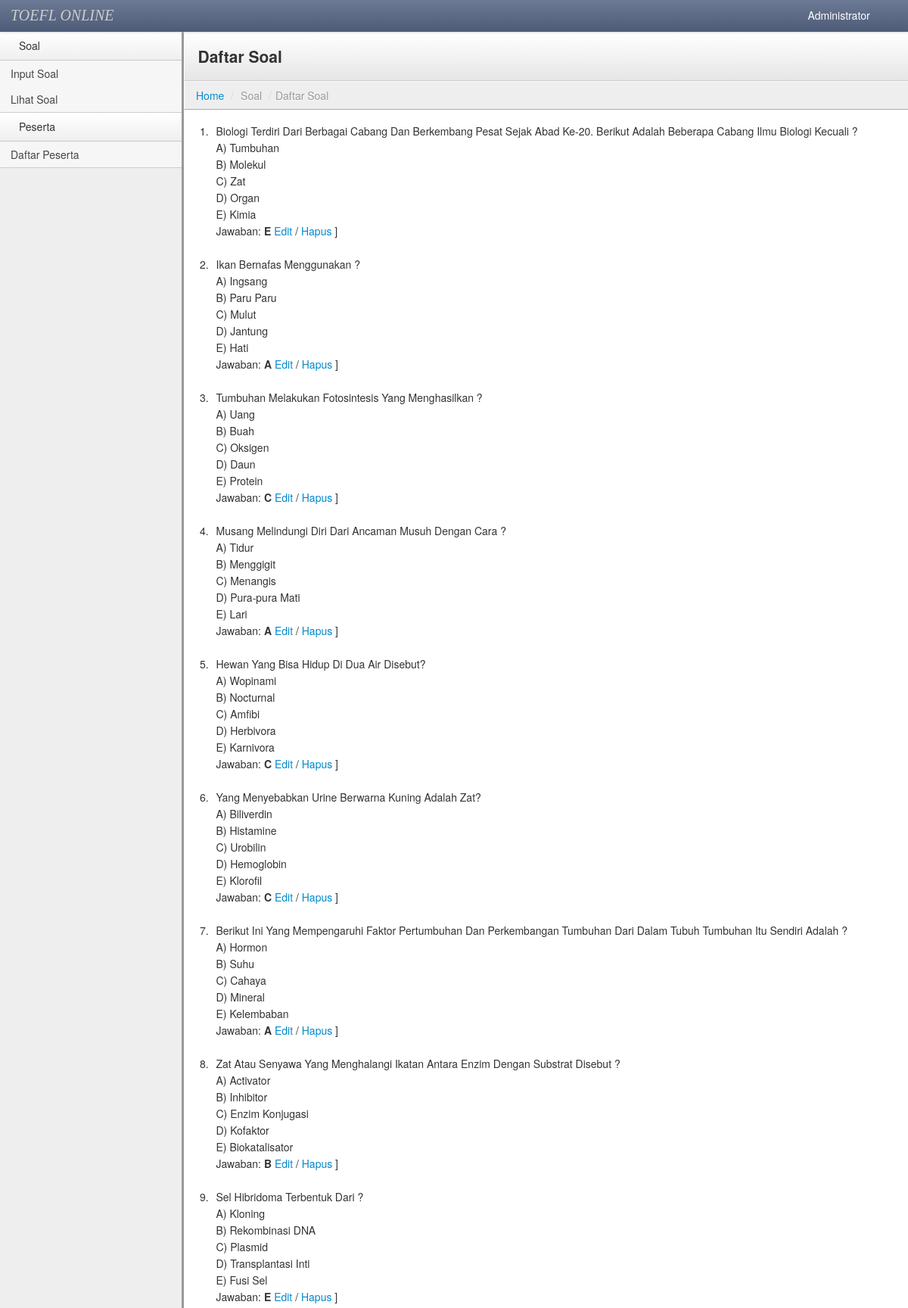
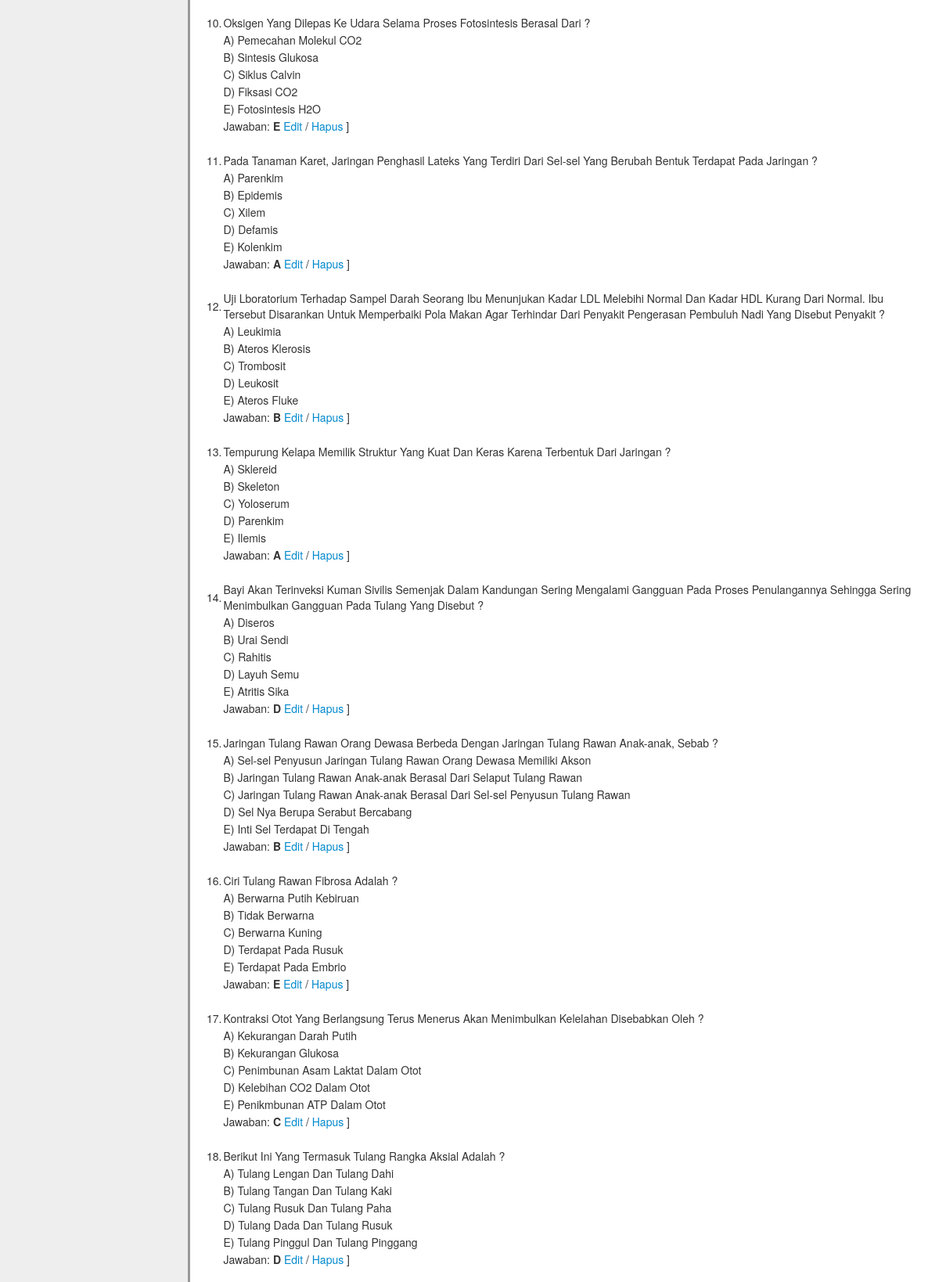
The page /home.php?page=view (signed in, upper part) on the database its author committed (2 pictures, top to bottom).
### tables this page shows
CREATE TABLE IF NOT EXISTS `tabel_soal` (
  `id_soal` int(4) NOT NULL AUTO_INCREMENT,
  `id_jurusan` int(11) NOT NULL,
  `id_mapel` int(10) NOT NULL,
  `pertanyaan` text NOT NULL,
  `pilihan_a` varchar(100) NOT NULL,
  `pilihan_b` varchar(100) NOT NULL,
  `pilihan_c` varchar(100) NOT NULL,
  `pilihan_d` varchar(100) NOT NULL,
  `pilihan_e` varchar(100) DEFAULT NULL,
  `jawaban` varchar(100) NOT NULL,
  `publish` enum('yes','no') NOT NULL,
  PRIMARY KEY (`id_soal`)
);

### view.php (the view, shortened to what this page needs)
<div class="header">
	<h1 class="page-title">Daftar Soal</h1>
</div>
<ul class="breadcrumb">
	<li><a href="?page=welcome">Home</a> <span class="divider">/</span></li>
	<li class="active">Soal <span class="divider">/</span></li><li class="active">Daftar Soal</li>
</ul>
<div class="container-fluid">
<div class="row-fluid">
<?php
if(isset($_SESSION['id_admin'])){
?>
        <p>
        <?php
		$q = "select ts.*,
					 tm.nama_mpl,
					 tj.nama_jurusan
						from
							tabel_soal ts LEFT JOIN tbl_mapel tm
								ON ts.id_mapel = tm.id_mapel
										  LEFT JOIN tabel_jurusan tj
								ON ts.id_jurusan = tj.id_jurusan";
				$query=mysql_query($q);
				?><table border="0"><?php
				$no=0;
				while($row=mysql_fetch_array($query)){
				?>
					<tr>
						<td><?php echo $no=$no+1;?>.</td><td><?php echo $row['pertanyaan'];?></td>
					</tr>
					<tr>
						<td></td><td>A) <?php echo $row['pilihan_a'];?></td>
					</tr>
					<tr>
						<td></td><td>B) <?php echo $row['pilihan_b'];?></td>
					</tr>
					<tr>
						<td></td><td>C) <?php echo $row['pilihan_c'];?></td>
					</tr>
					<tr>
						<td></td><td>D) <?php echo $row['pilihan_d'];?></td>
					</tr>
					<tr>
					  <td></td>
					  <td>E) <?php echo $row['pilihan_e'];?></td>
					</tr>
					<tr>
						<td></td>
						<td>Jawaban: <b><?php echo $row['jawaban'];?></b>
						<a href="?page=edit&id=<?php echo $row['id_soal']?>" title="Edit soal">Edit</a> /
						<a href="?page=delete&id=<?php echo $row['id_soal']?>" title="Hapus soal" onclick="return confirm('Apakah anda yakin akan menghapus pertanyaan ini ?')">Hapus </a>]
						</td>
					</tr>
					<tr>
						<td colspan="2"><br /></td>
					</tr>
				<?php
			}
		?>
        </table>
        </p>
<?php
}else{
	?><p>Anda belum login. silahkan <a href="index.php">Login</a></p><?php
}
?>
</div></div></div>

### theme.css (style rules this page uses)
body { background: #eee; background-image: url(http://subtlepatterns.com/patterns/furley_bg.png); background-position: initial initial; background-repeat: initial initial; background-position: initial initial; background-repeat: initial initial; margin: 0px; padding: 0px; }
h1 { margin-top: 0px; color: #eee; }
.header { background: #ffffff; background: #ffffff; background: -webkit-gradient(linear, left bottom, left top, color-stop(0, #e6e6e6), color-stop(1, #ffffff)); background: -ms-linear-gradient(bottom, #e6e6e6, #ffffff); background: -moz-linear-gradient(center bottom, #e6e6e6 0%, #ffffff 100%); background: -o-linear-gradient(bottom, #e6e6e6, #ffffff); filter: progid:dximagetransform.microsoft.gradient(startColorStr='#4d5b76', EndColorStr='#6c7a95'); -ms-filter: "progid:DXImageTransform.Microsoft.gradient(startColorStr='#ffffff',EndColorStr='#e6e6e6')"; border-bottom: 1px solid #cccccc; border-top: 1px solid #ffffff; border-left: 1px solid #ffffff; padding: 0em 1.25em; }
.header h1 { margin: 1em 0em; padding: 0em; line-height: 1em; font-size: 1.5em; color: #eee; color: #333; }
.breadcrumb { -webkit-box-shadow: none; -moz-box-shadow: none; box-shadow: none; -webkit-border-radius: 0px; -moz-border-radius: 0px; border-radius: 0px; -moz-background-clip: padding; -webkit-background-clip: padding-box; background-clip: padding-box; background: #eee; border-bottom: 1px solid #aaa; border-top: 1px solid #fafafa; border-left: 1px solid #fff; margin-bottom: .5em; }

### rows shown on the page
tabel_soal: pertanyaan "Biologi Terdiri Dari Berbagai Cabang Dan Berkembang Pesat Sejak Abad Ke-20. Berikut Adalah Beberapa Cabang Ilmu Biologi Kecuali ?", pilihan_a "Tumbuhan", pilihan_b "Molekul", pilihan_c "Zat", pilihan_d "Organ", pilihan_e "Kimia", jawaban "E"
tabel_soal: no "2", pertanyaan "Ikan Bernafas Menggunakan ?", pilihan_a "Ingsang", pilihan_b "Paru Paru", pilihan_c "Mulut", pilihan_d "Jantung", pilihan_e "Hati", jawaban "A"
tabel_soal: no "3", pertanyaan "Tumbuhan Melakukan Fotosintesis Yang Menghasilkan ?", pilihan_a "Uang", pilihan_b "Buah", pilihan_c "Oksigen", pilihan_d "Daun", pilihan_e "Protein", jawaban "C"
tabel_soal: no "4", pertanyaan "Musang Melindungi Diri Dari Ancaman Musuh Dengan Cara ?", pilihan_a "Tidur", pilihan_b "Menggigit", pilihan_c "Menangis", pilihan_d "Pura-pura Mati", pilihan_e "Lari", jawaban "A"
tabel_soal: no "5", pertanyaan "Hewan Yang Bisa Hidup Di Dua Air Disebut?", pilihan_a "Wopinami", pilihan_b "Nocturnal", pilihan_c "Amfibi", pilihan_d "Herbivora", pilihan_e "Karnivora", jawaban "C"
tabel_soal: no "6", pertanyaan "Yang Menyebabkan Urine Berwarna Kuning Adalah Zat?", pilihan_a "Biliverdin", pilihan_b "Histamine", pilihan_c "Urobilin", pilihan_d "Hemoglobin", pilihan_e "Klorofil", jawaban "C"
tabel_soal: no "7", pertanyaan "Berikut Ini Yang Mempengaruhi Faktor Pertumbuhan Dan Perkembangan Tumbuhan Dari Dalam Tubuh Tumbuhan Itu Sendiri Adalah ?", pilihan_a "Hormon", pilihan_b "Suhu", pilihan_c "Cahaya", pilihan_d "Mineral", pilihan_e "Kelembaban", jawaban "A"
tabel_soal: no "8", pertanyaan "Zat Atau Senyawa Yang Menghalangi Ikatan Antara Enzim Dengan Substrat Disebut ?", pilihan_a "Activator", pilihan_b "Inhibitor", pilihan_c "Enzim Konjugasi", pilihan_d "Kofaktor", pilihan_e "Biokatalisator", jawaban "B"
tabel_soal: no "9", pertanyaan "Sel Hibridoma Terbentuk Dari ?", pilihan_a "Kloning", pilihan_b "Rekombinasi DNA", pilihan_c "Plasmid", pilihan_d "Transplantasi Inti", pilihan_e "Fusi Sel", jawaban "E"
tabel_soal: no "10", pertanyaan "Oksigen Yang Dilepas Ke Udara Selama Proses Fotosintesis Berasal Dari ?", pilihan_a "Pemecahan Molekul CO2", pilihan_b "Sintesis Glukosa", pilihan_c "Siklus Calvin", pilihan_d "Fiksasi CO2", pilihan_e "Fotosintesis H2O", jawaban "E"
tabel_soal: no "11", pertanyaan "Pada Tanaman Karet, Jaringan Penghasil Lateks Yang Terdiri Dari Sel-sel Yang Berubah Bentuk Terdapat Pada Jaringan ?", pilihan_a "Parenkim", pilihan_b "Epidemis", pilihan_c "Xilem", pilihan_d "Defamis", pilihan_e "Kolenkim", jawaban "A"
tabel_soal: no "12", pertanyaan "Uji Lboratorium Terhadap Sampel Darah Seorang Ibu Menunjukan Kadar LDL Melebihi Normal Dan Kadar HDL Kurang Dari Normal. Ibu Tersebut Disarankan Untuk Memperbaiki Pola Makan Agar Terhindar Dari Penyakit Pengerasan Pembuluh Nadi Yang Disebut Penyakit ?", pilihan_a "Leukimia", pilihan_b "Ateros Klerosis", pilihan_c "Trombosit", pilihan_d "Leukosit", pilihan_e "Ateros Fluke", jawaban "B"
tabel_soal: no "13", pertanyaan "Tempurung Kelapa Memilik Struktur Yang Kuat Dan Keras Karena Terbentuk Dari Jaringan ?", pilihan_a "Sklereid", pilihan_b "Skeleton", pilihan_c "Yoloserum", pilihan_d "Parenkim", pilihan_e "Ilemis", jawaban "A"
tabel_soal: no "14", pertanyaan "Bayi Akan Terinveksi Kuman Sivilis Semenjak Dalam Kandungan Sering Mengalami Gangguan Pada Proses Penulangannya Sehingga Sering Menimbulkan Gangguan Pada Tulang Yang Disebut ?", pilihan_a "Diseros", pilihan_b "Urai Sendi", pilihan_c "Rahitis", pilihan_d "Layuh Semu", pilihan_e "Atritis Sika", jawaban "D"
tabel_soal: no "15", pertanyaan "Jaringan Tulang Rawan Orang Dewasa Berbeda Dengan Jaringan Tulang Rawan Anak-anak, Sebab ?", pilihan_a "Sel-sel Penyusun Jaringan Tulang Rawan Orang Dewasa Memiliki Akson", pilihan_b "Jaringan Tulang Rawan Anak-anak Berasal Dari Selaput Tulang Rawan", pilihan_c "Jaringan Tulang Rawan Anak-anak Berasal Dari Sel-sel Penyusun Tulang Rawan", pilihan_d "Sel Nya Berupa Serabut Bercabang", pilihan_e "Inti Sel Terdapat Di Tengah", jawaban "B"
tabel_soal: no "16", pertanyaan "Ciri Tulang Rawan Fibrosa Adalah ?", pilihan_a "Berwarna Putih Kebiruan", pilihan_b "Tidak Berwarna", pilihan_c "Berwarna Kuning", pilihan_d "Terdapat Pada Rusuk", pilihan_e "Terdapat Pada Embrio", jawaban "E"
tabel_soal: no "17", pertanyaan "Kontraksi Otot Yang Berlangsung Terus Menerus Akan Menimbulkan Kelelahan Disebabkan Oleh ?", pilihan_a "Kekurangan Darah Putih", pilihan_b "Kekurangan Glukosa", pilihan_c "Penimbunan Asam Laktat Dalam Otot", pilihan_d "Kelebihan CO2 Dalam Otot", pilihan_e "Penikmbunan ATP Dalam Otot", jawaban "C"
tabel_soal: no "18", pertanyaan "Berikut Ini Yang Termasuk Tulang Rangka Aksial Adalah ?", pilihan_a "Tulang Lengan Dan Tulang Dahi", pilihan_b "Tulang Tangan Dan Tulang Kaki", pilihan_c "Tulang Rusuk Dan Tulang Paha", pilihan_d "Tulang Dada Dan Tulang Rusuk", pilihan_e "Tulang Pinggul Dan Tulang Pinggang", jawaban "D"

### other values the page prints
$_SESSION['username'] "Administrator"
